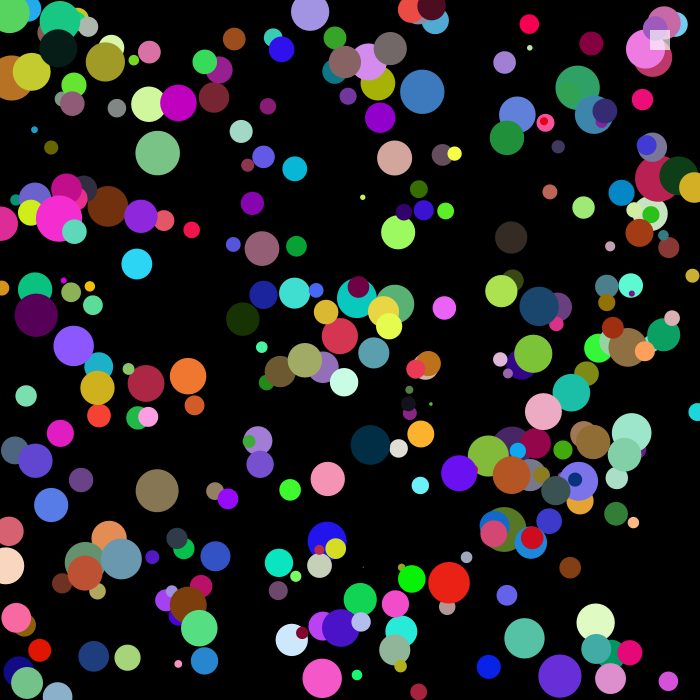
Frame 1 (no input)
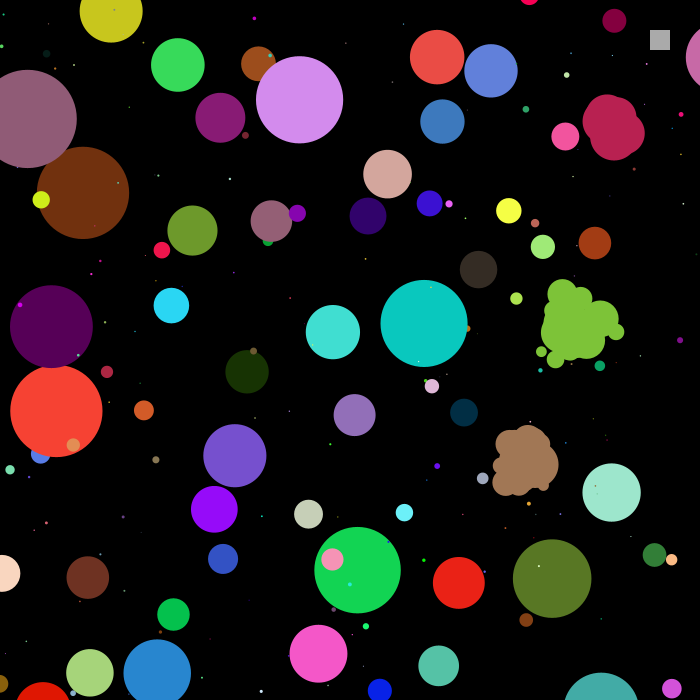
Frame 60 (the mouse pressed at the canvas centre just before this capture)
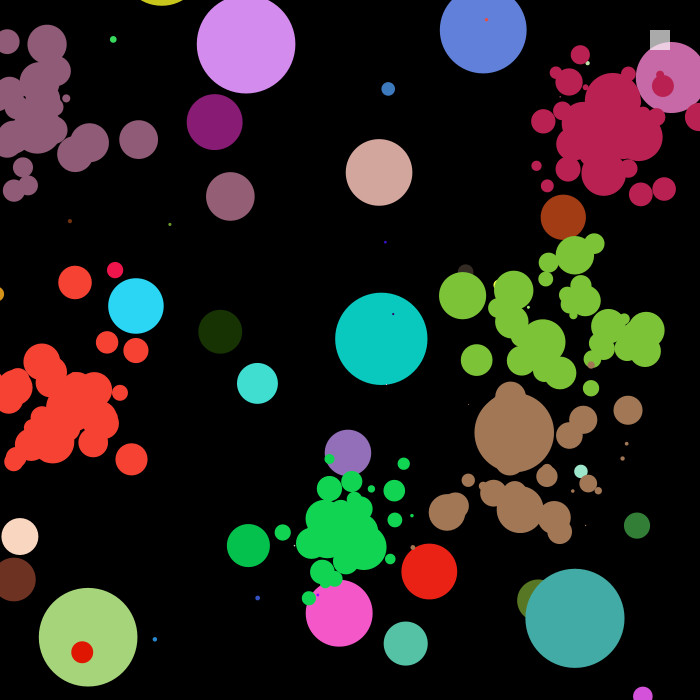
Frame 120 (the mouse held since frame 60 and released just before this capture)

The Processing sketch that drew these frames (run headless with seeded random() and noise(); from frame 60 on, the mouse is pressed at the canvas centre):

// Processing sketch: sketch_cellulesMolecules
// ── sketch_cellulesMolecules.pde
float diametreMoyen = 50;
float mouvementMoyen = 5;

float vitesseMoyenne = 1;
float amplitudeMouvement = 10;

int nbCellules = 300;
Cellule[] cellules = new Cellule[nbCellules];

int nbCellulesApresExplosion = 35;
float seuilExplosion = 100;

color couleurCreation = color(255);
Equipe equipeCreation;
boolean onChercheUneCouleur=false;

boolean equipesDeterminees;
Equipe[] equipes = new Equipe[0];
String[] listeNoms = {"Bouboule", "Vikings", "Huns", "Samouraïs", "Conquisadors", "Aztecs", "Templiers", "Romains", "Illuminatis", "Mushrooms", "Zombies", "Gobelins", "Chamallow", "Bisounours", "Grobbi"};
boolean nomsAttribues = false;

void setup() {
  textAlign(LEFT, CENTER);
  size(700,700);
  noStroke();

  for (int i=0; i< nbCellules; i++) {
    color couleur = color(random(255), random(255), random(255));
    cellules[i] = new Cellule(i, couleur, random(width), random(height), new Equipe(couleur));
  }
}

void draw() {
  background(0);
  int i=0;
  while (i<nbCellules) {
    Cellule cellule = cellules[i];
    cellule.dessine();
    cellule.bouge();
    cellule.enleveDechets();

    if (cellule.diametre>seuilExplosion) {
      cellule.explose();
    }
    Cellule[] voisins = cellule.cellulesTouchees();
    if (voisins.length>0) {
      cellule.assemble(voisins[0]);
    }
    i++;
  }
  fill(couleurCreation, 170);
  rect(width-50, 30, 20, 20);

  if (frameCount==300) {
    determineEquipes();
  }
  if (equipesDeterminees) {
    calculePoints();
  }
}

void enleveCellule(int indice) {
  for (int i=indice; i<cellules.length-1; i++) {
    cellules[i] = cellules[i+1];
    cellules[i].indice--;
  }
  cellules = (Cellule[])shorten(cellules);
  nbCellules--;
}

void creeCellule(color couleur, float x, float y, Equipe equipe) {
  cellules = (Cellule[])append(cellules, new Cellule(nbCellules, couleur, x, y, equipe));
  nbCellules++;
}

void determineEquipes() {
  for (int i=0; i<nbCellules; i++) {
    boolean equipeDejaCreee = false;
    for (int n=0; n<equipes.length; n++) {
      if (equipes[n].couleur == cellules[i].equipe.couleur) {
        equipeDejaCreee = true;
        cellules[i].equipe = equipes[n];
      }
    }
    if (!equipeDejaCreee) {
      equipes=(Equipe[])append(equipes, cellules[i].equipe);
      cellules[i].equipe = equipes[equipes.length-1];
    }
  }
  equipesDeterminees=true;
}

void calculePoints() {
  for (int n=0; n<equipes.length; n++) {
    equipes[n].score=0;
  }

  for (int i=0; i<nbCellules; i++) {
    cellules[i].equipe.score += cellules[i].aire;
  }
  
  detruisEquipesVides();
  attribueRangs();
  afficheScores();
  if (nomsAttribues==false && equipes.length<=10) {
    attribueLesNoms();
  }
}

void mousePressed() {
  if (onChercheUneCouleur) {
    for (int i=0; i<nbCellules; i++) {
      float distanceClic = (float)Math.sqrt((mouseX-cellules[i].x)*(mouseX-cellules[i].x)+(mouseY-cellules[i].y)*(mouseY-cellules[i].y));
      if (distanceClic<cellules[i].diametre/2) {
        couleurCreation = cellules[i].couleur;
        equipeCreation = cellules[i].equipe;
        onChercheUneCouleur = false;
      }
    }
  }

  if (mouseX<width-30 && mouseX>width-50 && mouseY<50 && mouseY>30) {
    onChercheUneCouleur=true;
  }
}

void mouseDragged() {
  if (!onChercheUneCouleur) {
    creeCellule(couleurCreation, mouseX, mouseY, equipeCreation);
  }
}

class Equipe {
  float score;
  int rang;
  color couleur;
  String nom;

  Equipe(color nouvCouleur) {
    score=0;
    couleur = nouvCouleur;
  }
}

void attribueRangs() {
  float[] scores = new float[equipes.length];
  for (int i=0; i<equipes.length; i++) {
    scores[i]=equipes[i].score;
  }
  scores = reverse(sort(scores));

  for (int i=0; i<equipes.length; i++) {
    for (int n=0; n<scores.length; n++) {
      if (equipes[i].score == scores[n]) {
        equipes[i].rang=n;
      }
    }
  }
}

void detruisEquipesVides() {
  for (int i=0; i<equipes.length; i++) {
    if (equipes[i].score==0) {
      for (int n=i; n<equipes.length-1; n++) {
        equipes[n] = equipes[n+1];
      }
      equipes = (Equipe[])shorten(equipes);  
    }
  }
}

void attribueLesNoms() {
  for (int i=0; i<equipes.length; i++) {
    int numeroNom = (int)random(listeNoms.length);
    equipes[i].nom = listeNoms[numeroNom];
    for (int n=numeroNom; n<listeNoms.length-1; n++) {
      listeNoms[n] = listeNoms[n+1];
    }
    listeNoms = shorten(listeNoms);
  }
  nomsAttribues=true;
}

void afficheScores() {
  fill(255, 150);
  rect(5, 5, 130, 20*equipes.length+10);
  for (int i=0; i<equipes.length; i++) {
    fill(equipes[i].couleur);
    text((int)(equipes[i].score/1000.0), 20, equipes[i].rang*20+23);
    rect(10, equipes[i].rang*20+20, 7, 7);
    if (nomsAttribues) {
      text(equipes[i].nom, 50, equipes[i].rang*20+23);
    }
  }
}
// ── class_Cellule.pde
class Cellule {
  float x;
  float y;

  float vitesseX;
  float vitesseY;

  float diametre;
  float diametreFinal;
  float aire;
  color couleur;
  int indice;
  Equipe equipe;

  Cellule(int i, color nouvCouleur, float nouvX, float nouvY, Equipe nouvEquipe) {
    x = nouvX;
    y = nouvY;

    vitesseX = random(vitesseMoyenne*2)-vitesseMoyenne;
    vitesseY = random(vitesseMoyenne*2)-vitesseMoyenne;

    diametre = (random(diametreMoyen)+random(diametreMoyen))/2.0;
    aire = (float)(Math.PI*diametre*diametre/4.0);
    diametreFinal = diametre;
    couleur = nouvCouleur;
    indice = i;
    equipe= nouvEquipe;
  }

  void dessine() {
    fill(couleur);
    ellipse(x, y, diametre, diametre);
  }

  void bouge() {
    x += vitesseX;
    y += vitesseY;

    vitesseX += random(vitesseMoyenne*2)-vitesseMoyenne - vitesseX/amplitudeMouvement;
    vitesseY += random(vitesseMoyenne*2)-vitesseMoyenne - vitesseY/amplitudeMouvement;

    diametre += (diametreFinal-diametre)/20.0;
    aire = (float)(Math.PI*diametre*diametre/4.0);
  }

  Cellule[] cellulesTouchees() {
    Cellule[] cellulesTouchees = new Cellule[0];
    for (int i=0; i<nbCellules; i++) {
      if (i!=indice && cellules[i].diametreFinal!=0 && cellules[i].couleur != couleur) {
        float distanceEntreCentres = (float)Math.sqrt((x-cellules[i].x)*(x-cellules[i].x)+(y-cellules[i].y)*(y-cellules[i].y));
        float sommeRayons = diametre/2.0+cellules[i].diametre/2.0;

        if (distanceEntreCentres<=sommeRayons) {
          cellulesTouchees = (Cellule[])append(cellulesTouchees, cellules[i]);
        }
      }
    }
    return cellulesTouchees;
  }

  void assemble(Cellule autreCellule) {
    float coefficientProportionnalite = (diametreFinal*diametreFinal)/(diametreFinal*diametreFinal+autreCellule.diametreFinal*autreCellule.diametreFinal);
    Cellule celluleGagnante = this; 
    Cellule cellulePerdante = autreCellule;
    if (Math.random()>coefficientProportionnalite) {
      celluleGagnante = autreCellule;
      cellulePerdante = this;
    }

    celluleGagnante.diametreFinal = (float)Math.sqrt((Math.PI*diametreFinal*diametreFinal+Math.PI*autreCellule.diametreFinal*autreCellule.diametreFinal)/Math.PI);
    cellulePerdante.diametreFinal = 0;
  }

  void explose() {
    for (int i=0; i<nbCellulesApresExplosion; i++) {
      creeCellule(couleur, x, y, equipe);
    }
    enleveCellule(indice);
  }

  void enleveDechets() {
    if (diametre<1 || x<-100 || x>width+100 || y < -100 || y>height+100) {
      enleveCellule(indice); //On enlève les cellules qui sont trop loin ou trop petites
    }
  }
}
